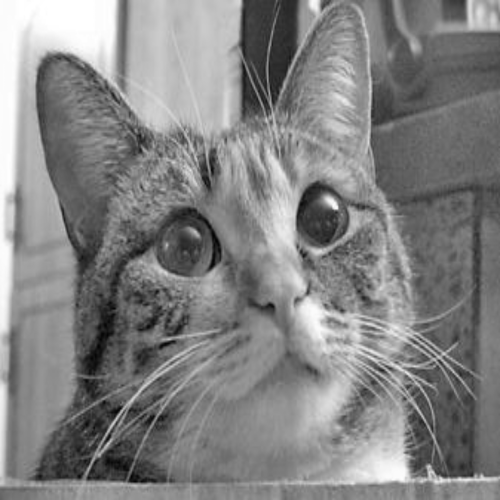
#> input picture Assignments/PA4/1000x1000_cat.pgm, 1000 x 1000 px (shown at 1/2 size)
$ python resize.py 1000x1000_cat.pgm 100 100
#> lines starting #> are read from the running program, lines starting #| are printed output that depends on the picture
import cv2
import sys
import os

def main():
    if len(sys.argv) != 4:
        print("Usage: python resize.py <input_image> <height> <width>")
        sys.exit(1)

    input_image = sys.argv[1]
    height = int(sys.argv[2])
    width = int(sys.argv[3])

    # Read the image
    img = cv2.imread(input_image, cv2.IMREAD_UNCHANGED)
#> img is the input picture: shape (1000, 1000); min 1, max 255, mean 130.8
    if img is None:
        print(f"Error: Could not open or find the image '{input_image}'")
        sys.exit(1)

    # Resize the image
    resized_img = cv2.resize(img, (width, height))
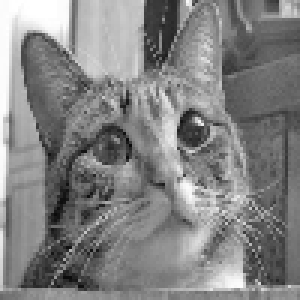
#> resized_img: shape (100, 100) (shown 3 times larger); min 9, max 255, mean 130.9

    # Generate output filename based on the input filename and new size
    base, ext = os.path.splitext(input_image)
    output_image = f"{height}x{width}_{base}{ext}"

    # Save the resized image
    cv2.imwrite(output_image, resized_img)
    print(f"Resized image saved as {output_image}")

if __name__ == "__main__":
    main()
